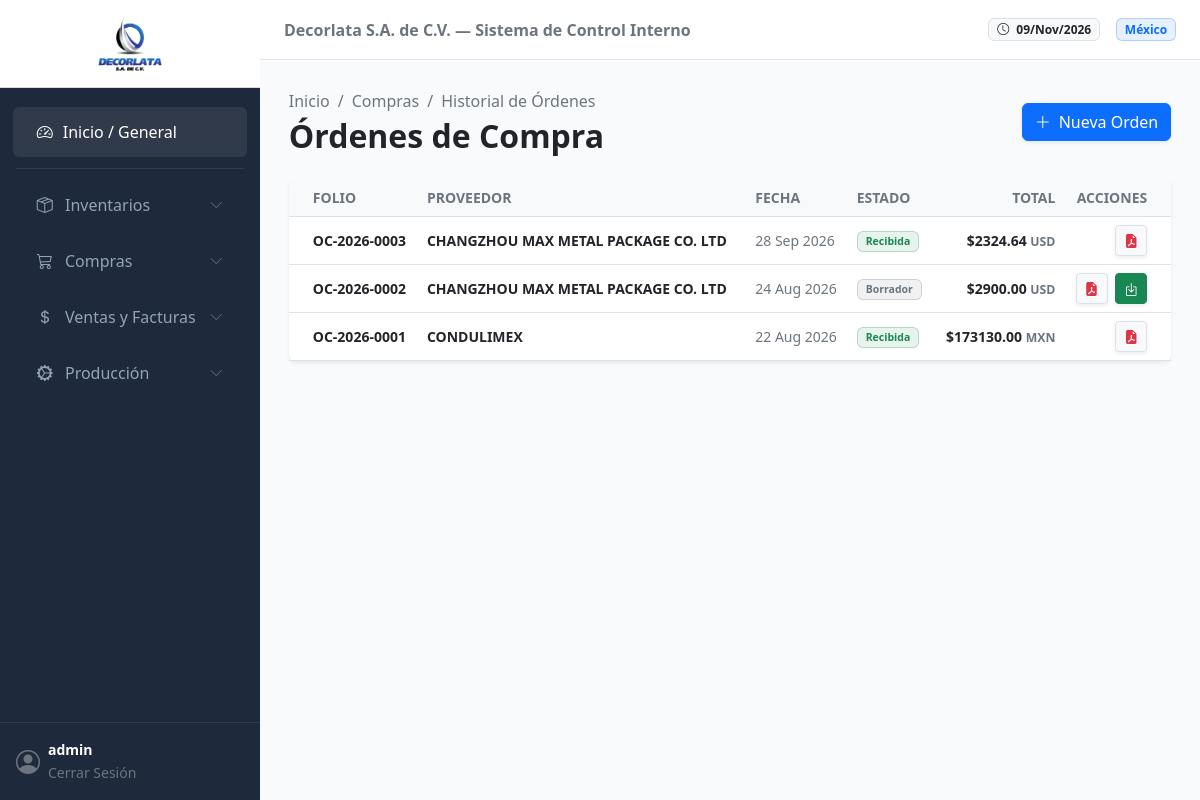
The page /compras/historial/ (signed in) on the database its author committed.
### compras/models.py (models this page shows, shortened)
class OrdenCompra_Maestro(models.Model):
    ESTADO_CHOICES = [
        ('BORRADOR', 'Borrador'),
        ('AUTORIZADA', 'Autorizada (Pendiente de Recepción)'),
        ('RECIBIDA', 'Recibida (Ingresada a Almacén)'),
        ('CANCELADA', 'Cancelada'),
    ]
    folio = models.CharField(max_length=20, unique=True, editable=False)
    proveedor = models.ForeignKey(Proveedor, on_delete=models.PROTECT)
    fecha_emision = models.DateTimeField(auto_now_add=True)
    fecha_esperada = models.DateField(blank=True, null=True)
    bodega_destino = models.ForeignKey(Bodega, on_delete=models.PROTECT, help_text="Almacén donde se recibirá la mercancía")
    moneda = models.ForeignKey(Moneda, on_delete=models.PROTECT)
    tipo_cambio_aplicado = models.DecimalField(
        max_digits=18, decimal_places=6, default=Decimal('1.000000'),
        help_text="Se captura automáticamente al autorizar/recibir si la moneda no es local"
    )
    estado = models.CharField(max_length=15, choices=ESTADO_CHOICES, default='BORRADOR')
    observaciones = models.TextField(blank=True, null=True)
    subtotal = models.DecimalField(max_digits=18, decimal_places=4, default=Decimal('0.0000'))
    impuestos = models.DecimalField(max_digits=18, decimal_places=4, default=Decimal('0.0000'))
    total = models.DecimalField(max_digits=18, decimal_places=4, default=Decimal('0.0000'))
    class Meta:
        verbose_name = "Orden de Compra"
        verbose_name_plural = "Órdenes de Compra"
        ordering = ['-fecha_emision']

class Proveedor(models.Model):
    rfc = models.CharField(max_length=15, unique=True, verbose_name="RFC / Tax ID")
    razon_social = models.CharField(max_length=255)
    nombre_comercial = models.CharField(max_length=255, blank=True, null=True)
    email = models.EmailField(blank=True, null=True)
    telefono = models.CharField(max_length=20, blank=True, null=True)
    direccion = models.TextField(blank=True, null=True)
    dias_credito = models.IntegerField(default=0, help_text="Días de crédito otorgados por el proveedor")
    activo = models.BooleanField(default=True)
    class Meta:
        verbose_name = "Proveedor"
        verbose_name_plural = "Proveedores"

### general/models.py (models this page shows, shortened)
class Moneda(models.Model):
    codigo = models.CharField(max_length=3, unique=True, verbose_name="Código ISO")
    nombre = models.CharField(max_length=50, verbose_name="Nombre de la Moneda")
    simbolo = models.CharField(max_length=5, verbose_name="Simbolo ($, €, etc.)")
    class Meta:
        verbose_name = "Moneda"
        verbose_name_plural = "Monedas"

### compras/views.py (the view)
# urls.py: path('historial/', views.historial_ordenes_view, name='historial_ordenes'),
@login_required
def historial_ordenes_view(request):
    ordenes = OrdenCompra_Maestro.objects.select_related('proveedor', 'moneda').all().order_by('-fecha_emision')
    return render(request, 'compras/historial_ordenes.html', {'ordenes': ordenes})

### compras/templates/compras/historial_ordenes.html (shortened to what this page needs)
{% extends 'general/base.html' %}
{% load static %}
{% block content %}
<div class="d-flex justify-content-between align-items-center mb-4 flex-wrap gap-3">
    <div>
        <nav aria-label="breadcrumb">
            <ol class="breadcrumb mb-1 small">
                <li class="breadcrumb-item"><a href="{% url 'general:dashboard' %}" class="text-decoration-none text-muted">Inicio</a></li>
                <li class="breadcrumb-item"><a href="#" class="text-decoration-none text-muted">Compras</a></li>
                <li class="breadcrumb-item active" aria-current="page">Historial de Órdenes</li>
            </ol>
        </nav>
        <h2 class="fw-bold text-dark mb-0">Órdenes de Compra</h2>
    </div>
    <div>
        <a href="{% url 'compras:crear_orden' %}" class="btn btn-primary shadow-sm">
            <i class="bi bi-plus-lg me-2"></i>Nueva Orden
        </a>
    </div>
</div>
<div class="card border-0 shadow-sm">
    <div class="card-body p-0">
        <div class="table-responsive">
            <table class="table table-hover align-middle mb-0">
                <thead class="table-light text-muted small text-uppercase">
                    <tr>
                        <th class="ps-4">Folio</th>
                        <th>Proveedor</th>
                        <th>Fecha</th>
                        <th>Estado</th>
                        <th class="text-end">Total</th>
                        <th class="text-end pe-4">Acciones</th>
                    </tr>
                </thead>
                <tbody class="text-secondary small">
                    {% for orden in ordenes %}
                    <tr>
                        <td class="ps-4 fw-bold text-dark">{{ orden.folio }}</td>
                        <td class="fw-semibold text-dark">{{ orden.proveedor.razon_social }}</td>
                        <td>{{ orden.fecha_emision|date:"d M Y" }}</td>
                        <td>
                            {% if orden.estado == 'BORRADOR' %}
                                <span class="badge bg-secondary bg-opacity-10 text-secondary border border-secondary border-opacity-25 px-2 py-1">Borrador</span>
                            {% elif orden.estado == 'AUTORIZADA' %}
                                <span class="badge bg-primary bg-opacity-10 text-primary border border-primary border-opacity-25 px-2 py-1">Autorizada</span>
                            {% elif orden.estado == 'RECIBIDA' %}
                                <span class="badge bg-success bg-opacity-10 text-success border border-success border-opacity-25 px-2 py-1">Recibida</span>
                            {% else %}
                                <span class="badge bg-dark bg-opacity-10 text-dark border border-dark border-opacity-25 px-2 py-1">{{ orden.estado }}</span>
                            {% endif %}
                        </td>
                        <td class="text-end fw-semibold text-dark">
                            {{ orden.moneda.simbolo|default:"$" }}{{ orden.total|floatformat:2 }} <small class="text-muted">{{ orden.moneda.codigo }}</small>
                        </td>
                        <td class="text-end pe-4">
                            <a href="{% url 'compras:orden_pdf' orden.id %}" target="_blank" class="btn btn-sm btn-light text-danger border shadow-sm" title="Descargar PDF">
                                <i class="bi bi-file-earmark-pdf-fill"></i>
                            </a>
                            {% if orden.estado != 'RECIBIDA' %}
                            <form action="{% url 'compras:recibir_orden' orden.id %}" method="POST" class="d-inline">
                                <button type="submit" class="btn btn-sm btn-success shadow-sm ms-1"
                                        title="Recibir e Ingresar al Kardex"
                                        onclick="return confirm('¿Confirmas la recepción física de esta mercancía en el almacén?');">
                                    <i class="bi bi-box-arrow-in-down"></i>
                                </button>
                            </form>
                            {% endif %}
                        </td>
                    </tr>
                    {% endfor %}
                </tbody>
            </table>
        </div>
    </div>
</div>
{% endblock %}

### general/templates/general/base.html (shortened to what this page needs)
{% load static %}
<!DOCTYPE html>
<html lang="es">
<head>
    <link href="https://cdn.jsdelivr.net/npm/bootstrap@5.2.3/dist/css/bootstrap.min.css" rel="stylesheet">
    <link rel="stylesheet" href="https://cdn.jsdelivr.net/npm/bootstrap-icons@1.10.5/font/bootstrap-icons.css">
</head>
<body hx-headers='{"X-CSRFToken": "{{ csrf_token }}"}'>
    <nav class="sidebar d-flex flex-column" id="sidebarMenu">
        <div class="p-3 text-center border-bottom border-secondary border-opacity-25 bg-white">
            <img src="{% static 'general/img/logo_decorlata.png' %}" alt="Decorlata" class="img-fluid" style="max-height: 55px; width: auto;">
        </div>
        <div class="nav flex-column mt-3 flex-grow-1">
            <a href="{% url 'general:dashboard' %}" class="nav-link active">
                <i class="bi bi-speedometer2"></i> Inicio / General
            </a>
            <hr class="text-secondary mx-3 my-2 opacity-25">
            <a href="#submenuInventario" data-bs-toggle="collapse" class="nav-link d-flex justify-content-between align-items-center" aria-expanded="false">
                <span><i class="bi bi-box-seam me-2"></i> Inventarios</span>
                <i class="bi bi-chevron-down small opacity-50"></i>
            </a>
            <a href="#submenuCompras" data-bs-toggle="collapse" class="nav-link d-flex justify-content-between align-items-center" aria-expanded="false">
                <span><i class="bi bi-cart3 me-2"></i> Compras</span>
                <i class="bi bi-chevron-down small opacity-50"></i>
            </a>
            <a href="#submenuVentas" data-bs-toggle="collapse" class="nav-link d-flex justify-content-between align-items-center" aria-expanded="false">
                <span><i class="bi bi-currency-dollar me-2"></i> Ventas y Facturas</span>
                <i class="bi bi-chevron-down small opacity-50"></i>
            </a>
            <a href="#submenuProduccion" data-bs-toggle="collapse" class="nav-link d-flex justify-content-between align-items-center" aria-expanded="false">
                <span><i class="bi bi-gear-wide-connected me-2"></i> Producción</span>
                <i class="bi bi-chevron-down small opacity-50"></i>
            </a>
        </div>
        <div class="p-3 border-top border-secondary border-opacity-25">
            <div class="d-flex align-items-center text-white">
                <i class="bi bi-person-circle fs-4 me-2 text-muted"></i>
                <div class="overflow-hidden">
                    <p class="mb-0 small fw-bold text-truncate">{{ user.username }}</p>
                    <a href="/admin/logout/" class="text-decoration-none text-muted small">Cerrar Sesión</a>
                </div>
            </div>
        </div>
    </nav>
    <div class="main-wrapper">
        <header class="top-navbar d-flex align-items-center justify-content-between px-4">
            <div class="d-flex align-items-center gap-3">
                <span class="text-secondary fw-semibold d-none d-lg-inline">Decorlata S.A. de C.V. — Sistema de Control Interno</span>
            </div>
            <div class="ms-auto d-flex align-items-center gap-3">
                <span class="badge bg-light text-dark border"><i class="bi bi-clock me-1"></i> {% now "d/M/Y" %}</span>
                <span class="badge bg-primary bg-opacity-10 text-primary border border-primary border-opacity-25">México</span>
            </div>
        </header>
        <main class="content-container" id="main-content">
            {% block content %}{% endblock %}
        </main>
    </div>
</body>
</html>

### general/templates/general/base.html (style rules this page uses)
:root { --sidebar-width: 260px; --primary-dark: #1e293b; --bg-light: #f8fafc; }
body { background-color: var(--bg-light); font-family: system-ui, -apple-system, sans-serif; overflow-x: hidden; }
.sidebar { width: var(--sidebar-width); height: 100vh; position: fixed; top: 0; left: 0; background-color: var(--primary-dark); z-index: 1000; transition: all 0.3s; }
.sidebar .nav-link { color: #94a3b8; padding: 0.8rem 1.5rem; display: flex; align-items: center; gap: 10px; border-radius: 0.375rem; margin: 0.2rem 0.8rem; }
.sidebar .nav-link:hover, .sidebar .nav-link.active { color: #fff; background-color: rgba(255, 255, 255, 0.08); }
.main-wrapper { margin-left: var(--sidebar-width); min-height: 100vh; display: flex; flex-direction: column; }
.top-navbar { background-color: #fff; border-bottom: 1px solid #e2e8f0; height: 60px; }
.content-container { padding: 1.8rem; flex-grow: 1; }

### rows shown on the page
OrdenCompra_Maestro: folio "OC-2026-0003", proveedor.razon_social "CHANGZHOU MAX METAL PACKAGE CO. LTD", fecha_emision "28 Sep 2026", estado "Recibida", moneda.simbolo "$", total "2324.64", moneda.codigo "USD"
OrdenCompra_Maestro: folio "OC-2026-0002", proveedor.razon_social "CHANGZHOU MAX METAL PACKAGE CO. LTD", fecha_emision "24 Aug 2026", estado "Borrador", moneda.simbolo "$", total "2900.00", moneda.codigo "USD"
OrdenCompra_Maestro: folio "OC-2026-0001", proveedor.razon_social "CONDULIMEX", fecha_emision "22 Aug 2026", estado "Recibida", moneda.simbolo "$", total "173130.00", moneda.codigo "MXN"

### other values the page prints
{{ user.username }} "admin"
